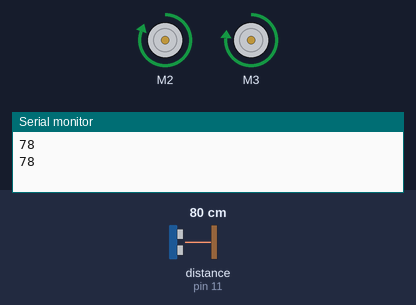
The sketch below on a simulated Arduino Uno, built with avr-gcc and run on an emulated ATmega328P. Parts: 2 × DC motor (green arrow = forward, orange = backward, longer = faster), the last lines printed to the serial monitor. Wiring (inferred from the names in the program): ultrasonic range finder: trigger pin 10; echo pin 11. The test bench sets the inputs (shaded band); at power-on: distance to the obstacle (sensor on pin 11) 80 cm. The echo pulse lasts 58.3 µs per cm.

Above: at 1.9 s.
2.0 s: distance to the obstacle (sensor on pin 11) set to 2 cm
At 2.5 s:
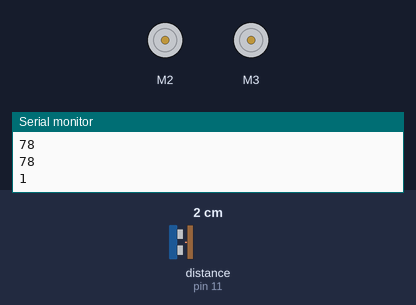
At 3.7 s:
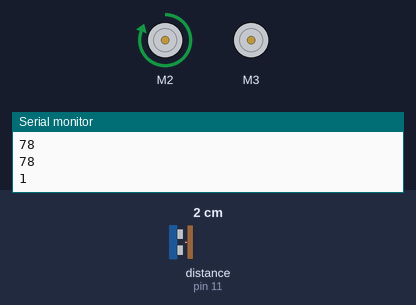
Timing chart, 0 to 12.3 s (numbered marks = the images above; inputs shaded):
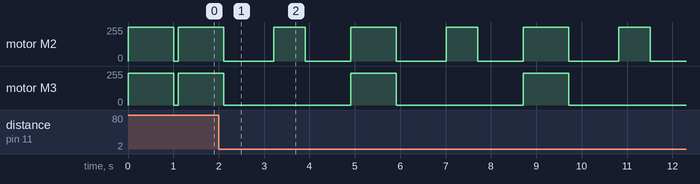

The sketch:

Autonomous_car.ino
```cpp
//Author: SAURABH PANDEY


#include<AFMotor.h>
AF_DCMotor motor2(2); //for HW-130 motor driver
AF_DCMotor motor3(3);

#define echoPin 11 //ultrasonic sensror echo pin (11)
#define trigPin 10 //ultrasonic sensror trig pin (10)

// defines variables
long duration; // variable for the duration of sound wave travel
int distance; // variable for the distance measurement

void setup() {
  pinMode(trigPin, OUTPUT); // Sets the trigPin as an OUTPUT
  pinMode(echoPin, INPUT); // Sets the echoPin as an INPUT
  motor2.setSpeed(255);
  motor3.setSpeed(238);
  Serial.begin(9600);
}

void right(){
    motor2.run(RELEASE);
    motor3.run(RELEASE);
    delay(1000);
    motor2.run(FORWARD);
    delay(700);
    motor2.run(RELEASE);
    motor2.run(RELEASE);
    delay(1000);

}

void back(){
    motor2.run(RELEASE);
    motor3.run(RELEASE);
    delay(1000);
    motor2.run(BACKWARD);
    motor3.run(BACKWARD);
    delay(500);
    motor2.run(RELEASE);
    motor2.run(RELEASE);
    delay(400);
    right();

}


void loop() {
  // Clears the trigPin condition
  digitalWrite(trigPin, LOW);
  delayMicroseconds(2);
  // Sets the trigPin HIGH (ACTIVE) for 10 microseconds
  digitalWrite(trigPin, HIGH);
  delayMicroseconds(10);
  digitalWrite(trigPin, LOW);
  // Reads the echoPin, returns the sound wave travel time in microseconds
  duration = pulseIn(echoPin, HIGH);
  // Calculating the distance
  distance = duration * 0.034 / 2; // Speed of sound wave divided by 2 (go and back)
  // Displays the distance on the Serial Monitor
  Serial.println(distance);

  if (distance < 25){
   right();
  }
  else if(distance > 1500){
    back();
  }
  motor2.run(FORWARD);
  motor3.run(FORWARD);
  delay(1000);
  motor2.run(RELEASE);
  motor3.run(RELEASE);
  delay(100);

}
```

Measured:
- after the input at 2.0 s, motor M3: alternates forward 238/255 for 1.0 s and stopped for 2.8 s, starting after 2.9 s
- by itself, motor M2: repeats every 3.8 s: forward 255/255 0.70 s, stopped 1.0 s, forward 255/255 1.0 s, stopped 1.1 s
